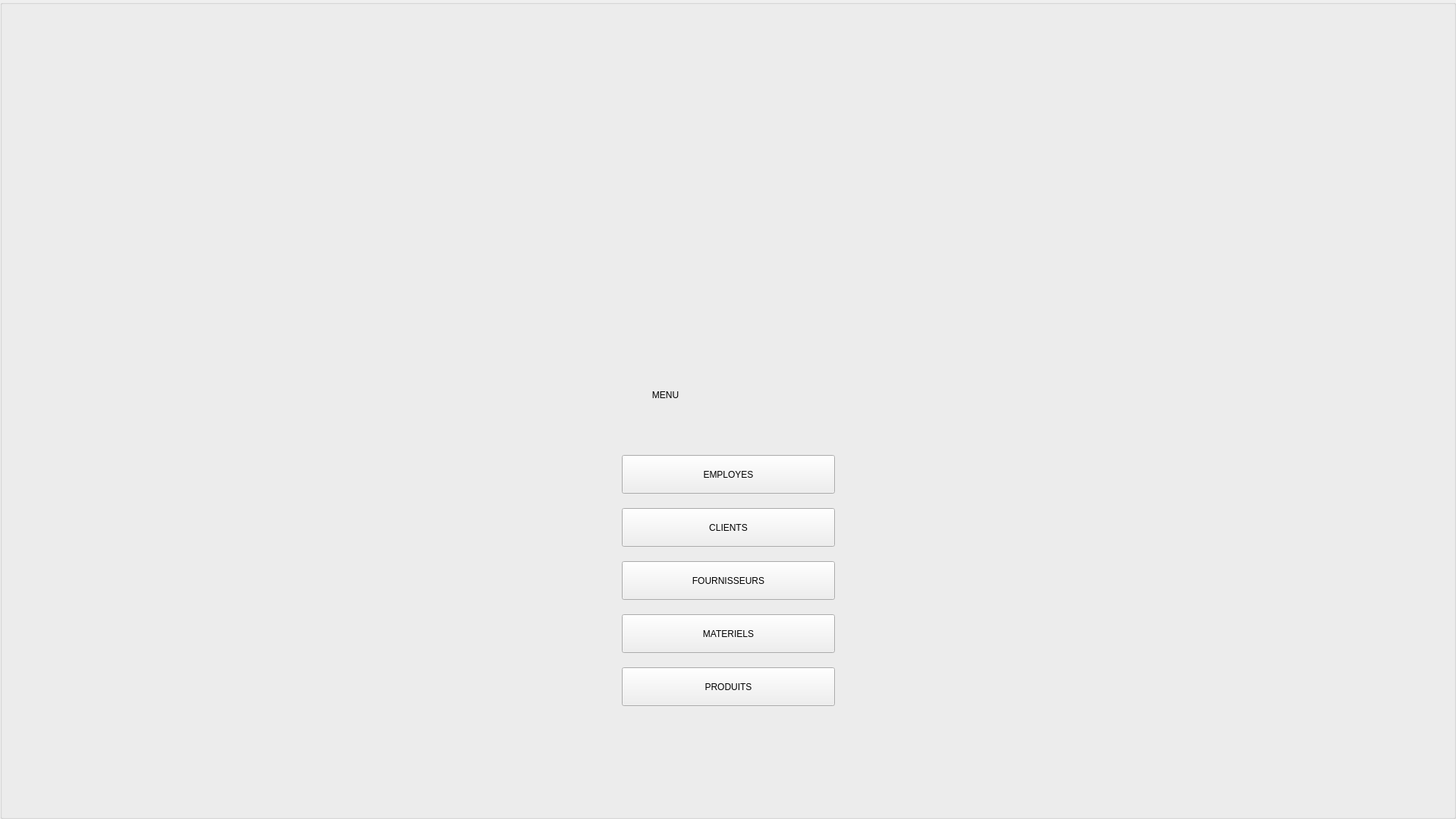
   <widget class="QGroupBox" name="menu">
    <property name="geometry">
     <rect>
      <x>0</x>
      <y>0</y>
      <width>1920</width>
      <height>1080</height>
     </rect>
    </property>
    <property name="title">
     <string/>
    </property>
    <widget class="QLabel" name="bg_7">
     <property name="geometry">
      <rect>
       <x>0</x>
       <y>0</y>
       <width>1920</width>
       <height>1080</height>
      </rect>
     </property>
     <property name="text">
      <string/>
     </property>
     <property name="pixmap">
      <pixmap>../../../Documents/gestionqt/gestionqt/x.jpeg</pixmap>
     </property>
    </widget>
    <widget class="QPushButton" name="menu_client">
     <property name="geometry">
      <rect>
       <x>820</x>
       <y>670</y>
       <width>281</width>
       <height>51</height>
      </rect>
     </property>
     <property name="text">
      <string>CLIENTS</string>
     </property>
    </widget>
    <widget class="QPushButton" name="menu_employe">
     <property name="geometry">
      <rect>
       <x>820</x>
       <y>600</y>
       <width>281</width>
       <height>51</height>
      </rect>
     </property>
     <property name="text">
      <string>EMPLOYES</string>
     </property>
    </widget>
    <widget class="QPushButton" name="menu_materiel">
     <property name="geometry">
      <rect>
       <x>820</x>
       <y>810</y>
       <width>281</width>
       <height>51</height>
      </rect>
     </property>
     <property name="text">
      <string>MATERIELS</string>
     </property>
    </widget>
    <widget class="QPushButton" name="menu_fournisseur">
     <property name="geometry">
      <rect>
       <x>820</x>
       <y>740</y>
       <width>281</width>
       <height>51</height>
      </rect>
     </property>
     <property name="text">
      <string>FOURNISSEURS</string>
     </property>
    </widget>
    <widget class="QPushButton" name="menu_produit">
     <property name="geometry">
      <rect>
       <x>820</x>
       <y>880</y>
       <width>281</width>
       <height>51</height>
      </rect>
     </property>
     <property name="text">
      <string>PRODUITS</string>
     </property>
    </widget>
    <widget class="QLabel" name="label_53">
     <property name="geometry">
      <rect>
       <x>820</x>
       <y>490</y>
       <width>301</width>
       <height>61</height>
      </rect>
     </property>
     <property name="styleSheet">
      <string notr="true">font: 75 20pt &quot;MS Shell Dlg 2&quot;;</string>
     </property>
     <property name="text">
      <string>            MENU</string>
     </property>
    </widget>
   </widget>
